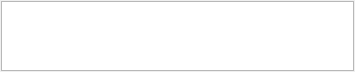
<?xml version="1.0" encoding="UTF-8"?>
<ui version="4.0">
 <class>DigitalOutWidget</class>
 <widget class="QWidget" name="DigitalOutWidget">
  <property name="geometry">
   <rect>
    <x>0</x>
    <y>0</y>
    <width>355</width>
    <height>72</height>
   </rect>
  </property>
  <property name="windowTitle">
   <string>Form</string>
  </property>
  <layout class="QHBoxLayout" name="horizontalLayout">
   <property name="spacing">
    <number>1</number>
   </property>
   <property name="leftMargin">
    <number>1</number>
   </property>
   <property name="topMargin">
    <number>1</number>
   </property>
   <property name="rightMargin">
    <number>1</number>
   </property>
   <property name="bottomMargin">
    <number>1</number>
   </property>
   <item>
    <widget class="QGraphicsView" name="graphicsView"/>
   </item>
  </layout>
 </widget>
 <resources/>
 <connections/>
</ui>
